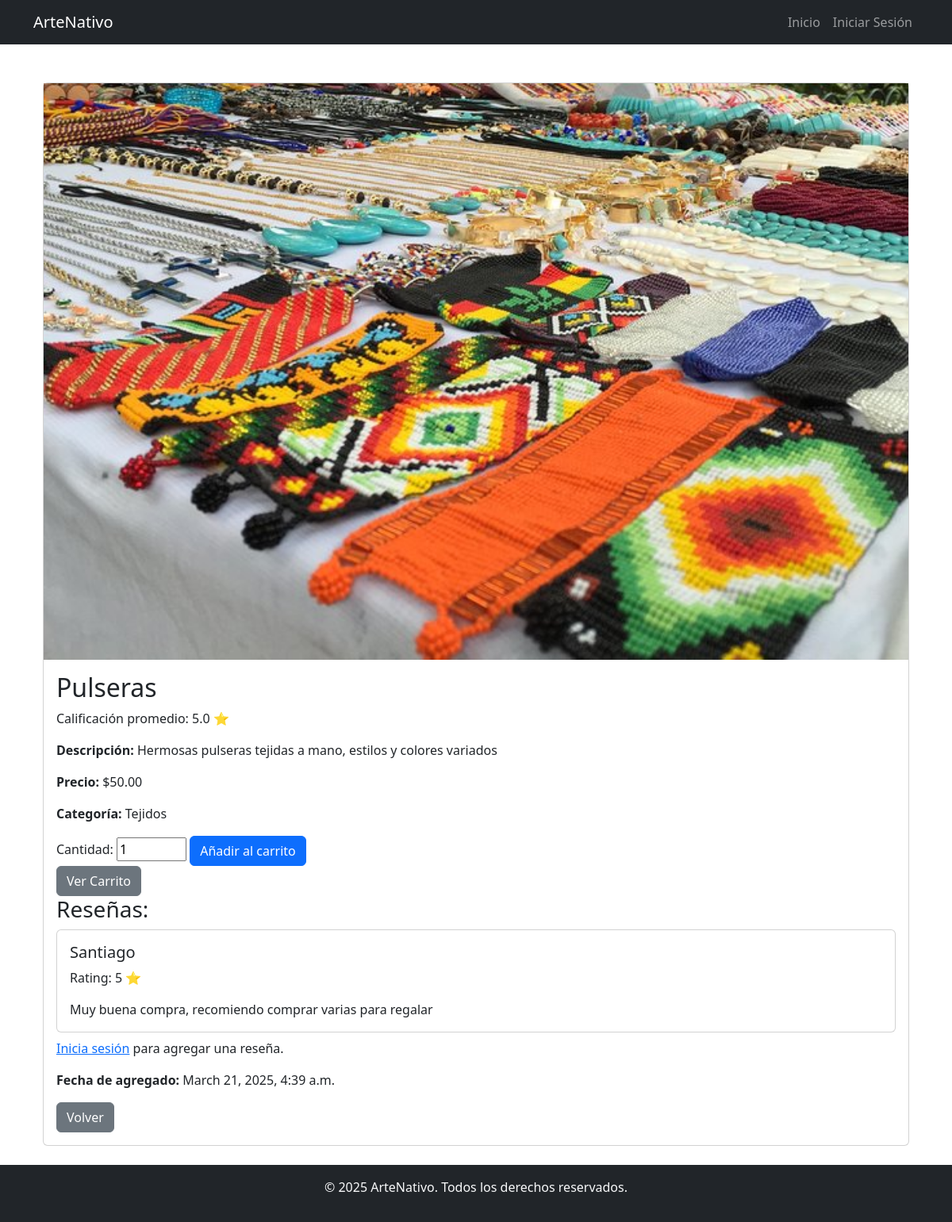
/products/4/, run on the app's committed database.
### products/models.py (models this page shows, shortened)
class Product(models.Model):
    name = models.CharField(max_length=255)
    description = models.TextField()
    stock = models.PositiveIntegerField()
    price = models.DecimalField(max_digits=10, decimal_places=2)
    image = models.ImageField(
        upload_to='products/', blank=True, null=True, default='products/default.jpg')
    category = models.ForeignKey(
        Category, on_delete=models.SET_NULL, null=True, related_name="products")
    date_added = models.DateTimeField(auto_now_add=True)
    def average_rating(self):
        avg = self.reviews.aggregate(avg_rating=Avg('rating'))['avg_rating']
        return round(avg, 1) if avg else 0

class Category(models.Model):
    name = models.CharField(max_length=100, unique=True)
    def __str__(self):
        return self.name

class Review(models.Model):
    product = models.ForeignKey(
        'products.Product', on_delete=models.CASCADE, related_name='reviews')
    user = models.ForeignKey(settings.AUTH_USER_MODEL,
                             on_delete=models.CASCADE)
    rating = models.IntegerField(choices=[(i, i) for i in range(1, 6)])
    comment = models.TextField(null=True, blank=True)
    created_at = models.DateTimeField(auto_now_add=True)

### users/models.py (models this page shows, shortened)
class User(AbstractUser):
    ADMIN = "admin"
    CUSTOMER = "customer"
    ROLE_CHOICES = [
        (ADMIN, "Administrador"),
        (CUSTOMER, "Cliente"),
    ]
    role = models.CharField(
        max_length=10, choices=ROLE_CHOICES, default=CUSTOMER)
    address = models.TextField(blank=True, null=True)
    document_type = models.CharField(max_length=3, choices=[
        ('CC', 'Cédula de Ciudadanía'),
        ('TI', 'Tarjeta de Identidad'),
        ('CE', 'Cédula de Extranjería'),
        ('PP', 'Pasaporte'),
    ], blank=True, null=True)
    document_number = models.CharField(max_length=20, blank=True, null=True)
    class Meta:
        verbose_name = "Usuario"
        verbose_name_plural = "Usuarios"

### products/views.py (the view)
# urls.py: path('<int:product_id>/', product_detail, name='product_detail'),
def product_detail(request, product_id):
    product = get_object_or_404(Product, id=product_id)
    reviews = product.reviews.all()
    average_rating = Avg('reviews__rating')
    return render(request, 'products/product_detail.html', {'product': product, 'reviews': reviews, 'average_rating': average_rating})

### products/templates/products/product_detail.html (shortened to what this page needs)
{% extends 'products/base.html' %}
{% block content %}
<div class="container mt-5">
    <div class="card">
        {% if product.image %}
            <img src="{{ product.image.url }}" alt="{{ product.name }}" class="product-image">
        {% else %}
            <img src="/media/products/default.jpg" alt="Imagen no disponible" class="product-image">
        {% endif %}
        <div class="card-body">
            <h2>{{ product.name }}</h2>
            <p>Calificación promedio: {{ product.average_rating|default:0|floatformat:1 }} ⭐</p>
            <p><strong>Descripción:</strong> {{ product.description }}</p>
            <p><strong>Precio:</strong> ${{ product.price }}</p>
            <p><strong>Categoría:</strong> {{ product.category }}</p>
            <form method="POST" action="{% url 'add_to_cart' product.id %}">
                <label for="quantity">Cantidad:</label>
                <input type="number" name="quantity" id="quantity" value="1" min="1" max="{{ product.stock }}">
                <button type="submit" class="btn btn-primary">Añadir al carrito</button>
            </form>
            <a href="{% url 'cart_detail' %}" class="btn btn-secondary">Ver Carrito</a>
            <h3>Reseñas:</h3>
            {% if reviews %}
                {% for review in reviews %}
                    <div class="card my-2">
                        <div class="card-body">
                            <h5 class="card-title">{{ review.user.username }}</h5>
                            <p class="card-text">Rating: {{ review.rating }} ⭐</p>
                            <p class="card-text">{{ review.comment }}</p>
                        </div>
                    </div>
                {% endfor %}
            {% else %}
                <p>No hay reseñas aún.</p>
            {% endif %}
            {% if user.is_authenticated %}
                <a href="{% url 'add_review' product.id %}" class="btn btn-primary">Agregar Review</a>
            {% else %}
                <p><a href="{% url 'login' %}">Inicia sesión</a> para agregar una reseña.</p>
            {% endif %}
            <p><strong>Fecha de agregado:</strong> {{ product.date_added }}</p>
            <a href="{% url 'product_list' %}" class="btn btn-secondary">Volver</a>
        </div>
    </div>
</div>
{% endblock %}

### data on the page
Product: image (picture), name "Pulseras", average_rating "5.0", description "Hermosas pulseras tejidas a mano, estilos y colores variados", price "50.00", category "Tejidos", date_added "March 21, 2025, 4:39 a.m."
Review: user.username "Santiago", rating "5", comment "Muy buena compra, recomiendo comprar varias para regalar"
